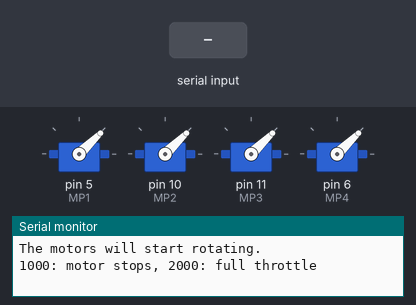
Recording of a sketch running on a simulated Arduino Uno, built with avr-gcc and run on an emulated ATmega328P. Shown: 4 × servo, the last lines printed to the serial monitor. The inputs (shaded band) are chosen by the test bench.

Above: at 13.7 s.
13.8 s: "d" received over the second serial link
At 14.6 s:
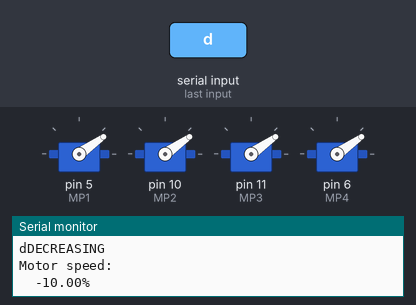
15.3 s: "f" received over the second serial link
At 15.7 s:
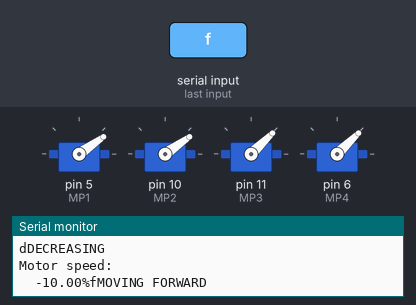
17.8 s: "b" received over the second serial link
At 18.6 s:
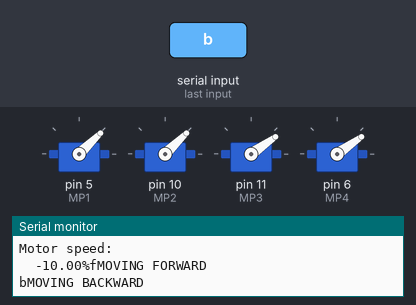
20.3 s: "r" received over the second serial link
At 20.7 s:
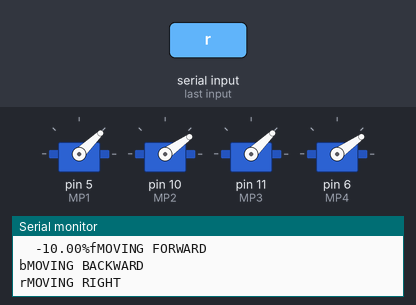
22.8 s: "l" received over the second serial link
At 23.6 s:
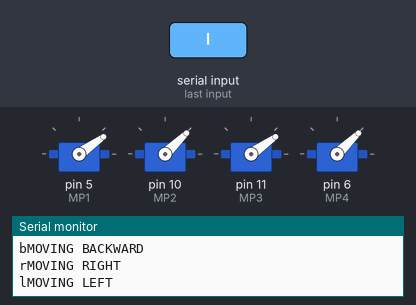
Timing chart, 0 to 25.8 s (numbered marks = the images above; inputs shaded):
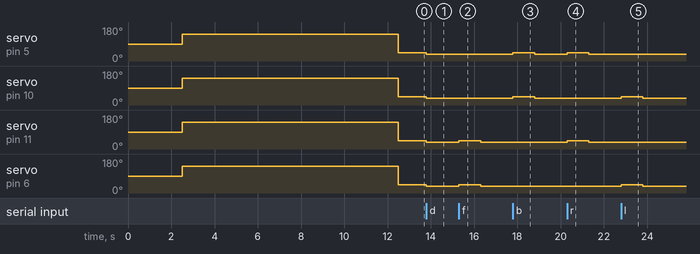

Measured:
- after the input at 13.8 s, servo on pin 5 (MP1), servo on pin 10 (MP2), servo on pin 11 (MP3), servo on pin 6 (MP4): 44° → 35° at once
- after the input at 15.3 s, servo on pin 11 (MP3), servo on pin 6 (MP4): 35° → 44° at once, → 35° 1.0 s later
- after the input at 17.8 s, servo on pin 5 (MP1), servo on pin 10 (MP2): 35° → 44° at once, → 35° 1.0 s later
- after the input at 20.3 s, servo on pin 5 (MP1), servo on pin 11 (MP3): 35° → 44° at once, → 35° 1.0 s later
- after the input at 22.8 s, servo on pin 10 (MP2), servo on pin 6 (MP4): 35° → 44° at once, → 35° 1.0 s later

The sketch:

finalpart1.ino
```cpp
// ESC motor program
// Authors: Cristian Ciungu, Oussama Mehdi
// Date: March 28th, 2021
// ------------------------------------------

// include Servo library

#include <SoftwareSerial.h>
#include <Servo.h>
SoftwareSerial HM10(2, 3); // RX = 2, TX = 3
char appData;
String inData = "";

// initializing PWM and pin parameters
int Delay = 1000;
int maxSignal = 2000;
int minSignal = 1000;

int MP1 = 5; //front left motor
int MP2 = 10; // front right
int MP3 = 11; //back left
int MP4 = 6; // back right
float Speed = 0;
int speedCheck = 1000;

// variables for time
int currMS = 0;
int startMS = 0;
int interval = 1000;

// declaring Servo objects
Servo motor1;
Servo motor2;
Servo motor3;
Servo motor4;

void setup()
{
  Serial.begin(9600);
  Serial.println("HM10 serial started at 9600");
  HM10.begin(9600); // set HM10 serial at 9600 baud rate

  // setting up motors
  Serial.println("Calibrating ESCs ...");
  delay(2500);
  motor1.attach(MP1);
  motor2.attach(MP2);
  motor3.attach(MP3);
  motor4.attach(MP4);

  Serial.println("Plug battery pack to the PDB, then wait 2 seconds and press any key:");
  motor1.writeMicroseconds(maxSignal); // write MAX and MIN to ESCs to disable safety mode, i.e. calibrate ESCs
  motor2.writeMicroseconds(maxSignal);
  motor3.writeMicroseconds(maxSignal);
  motor4.writeMicroseconds(maxSignal);

  // Wait for input
  //while (!Serial.available());
 // Serial.read();

 delay(10000);

  motor1.writeMicroseconds(minSignal); // write MAX and MIN to ESCs to disable safety mode, i.e. calibrate ESCs
  motor2.writeMicroseconds(minSignal);
  motor3.writeMicroseconds(minSignal);
  motor4.writeMicroseconds(minSignal);


  Serial.println("Now, type a value between 1000 and 2000 and press enter:");
  Serial.println("The motors will start rotating.");
  Serial.println("1000: motor stops, 2000: full throttle");
  //done setting up motors
}

void loop()
{
  HM10.listen();  // listen the HM10 port
  while (HM10.available() > 0) {   // if HM10 sends something then read
    appData = HM10.read();
    inData = String(appData);  // save the data in string format
    Serial.write(appData);


     //rewriting if conditions for motors:
     //i function is used to increase the motor speeds by 10% (1100)
  if ( inData == "i") {
     Serial.println("TURNING");
     speedCheck = speedCheck + 100;
     motor1.writeMicroseconds(speedCheck); // 4 motors run
     motor2.writeMicroseconds(speedCheck);
     motor3.writeMicroseconds(speedCheck);
     motor4.writeMicroseconds(speedCheck);

     float Speed = (speedCheck-1000)/10;  // speed percentage displayed on Serial monitor
     Serial.println("Motor speed:");
     Serial.print("  ");
     Serial.print(Speed);
     Serial.print("%");
   // Serial.println("LED OFF");
   // digitalWrite(13, LOW); // switch OFF LED
   }
    //d function is used to decrease the motor speeds by 10% (1100)
 if ( inData == "d") {
     Serial.println("DECREASING");
     speedCheck = speedCheck - 100;
     motor1.writeMicroseconds(speedCheck); // 4 motors run
     motor2.writeMicroseconds(speedCheck);
     motor3.writeMicroseconds(speedCheck);
     motor4.writeMicroseconds(speedCheck);

     float Speed = (speedCheck-1000)/10;  // speed percentage displayed on Serial monitor
     Serial.println("Motor speed:");
     Serial.print("  ");
     Serial.print(Speed);
     Serial.print("%");
   // Serial.println("LED OFF");
   // digitalWrite(13, LOW); // switch OFF LED
   }
  // s function from bluetooth module is used to turn off the motors
  if ( inData == "s") {
     speedCheck = 1000;
     motor1.writeMicroseconds(speedCheck); // 4 motors run
     motor2.writeMicroseconds(speedCheck);
     motor3.writeMicroseconds(speedCheck);
     motor4.writeMicroseconds(speedCheck);

     float Speed = 0;  // speed percentage displayed on Serial monitor
     Serial.println("Motor speed:");
     Serial.print("  ");
     Serial.print(Speed);
     Serial.print("%");
    //Serial.println("LED ON");
    //digitalWrite(13, HIGH); // switch OFF LED
    //digitalWrite(13, LOW); // switch OFF LED
    //delay(500);
  }
  // things to do:
  // function for moving forward, backward, left, right
//for moving forward
    if ( inData == "f") {
     Serial.println("MOVING FORWARD");
     startMS = millis();
     while(currMS <= interval) {
     motor1.writeMicroseconds(speedCheck); // 4 motors run
     motor2.writeMicroseconds(speedCheck);
     motor3.writeMicroseconds(speedCheck + 100);
     motor4.writeMicroseconds(speedCheck + 100);
     currMS = millis()-startMS;
     }
     currMS = 0;
     motor3.writeMicroseconds(speedCheck);
     motor4.writeMicroseconds(speedCheck);
  }

  //for moving backward
    if ( inData == "b") {
     Serial.println("MOVING BACKWARD");
     startMS = millis();
     while(currMS <= interval) {
     motor1.writeMicroseconds(speedCheck + 100); // 4 motors run
     motor2.writeMicroseconds(speedCheck + 100);
     motor3.writeMicroseconds(speedCheck);
     motor4.writeMicroseconds(speedCheck);
     currMS = millis()-startMS;
     }
     currMS = 0;
     motor1.writeMicroseconds(speedCheck);
     motor2.writeMicroseconds(speedCheck);
    // delay(100);
  }
//for moving right
    if ( inData == "r") {
     Serial.println("MOVING RIGHT");
     startMS = millis();
     while(currMS <= interval) {
     motor1.writeMicroseconds(speedCheck + 100); // 4 motors run
     motor2.writeMicroseconds(speedCheck);
     motor3.writeMicroseconds(speedCheck + 100);
     motor4.writeMicroseconds(speedCheck);
     currMS = millis()-startMS;
     }
     currMS = 0;
     motor1.writeMicroseconds(speedCheck);
     motor3.writeMicroseconds(speedCheck);
     //delay(100);
  }

  //for moving left
    if ( inData == "l") {
     Serial.println("MOVING LEFT");
     startMS = millis();
     while(currMS <= interval) {
     motor1.writeMicroseconds(speedCheck); // 4 motors run
     motor2.writeMicroseconds(speedCheck + 100);
     motor3.writeMicroseconds(speedCheck);
     motor4.writeMicroseconds(speedCheck + 100);
     currMS = millis()-startMS;
     }
     currMS = 0;
     motor2.writeMicroseconds(speedCheck);
     motor4.writeMicroseconds(speedCheck);
    // delay(100);
  }


  if (Serial.available()) {           // Read user input if available.
    delay(10);
    HM10.write(Serial.read());
  }

  }
}
```
